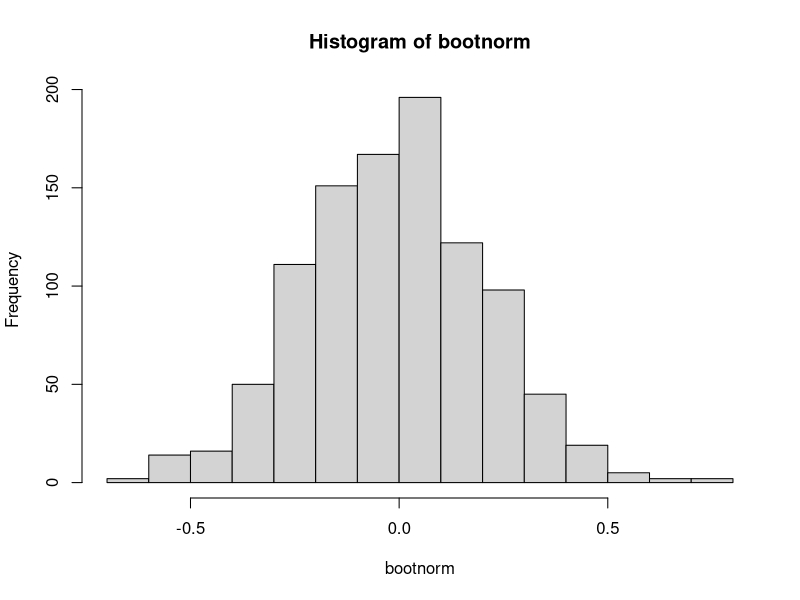
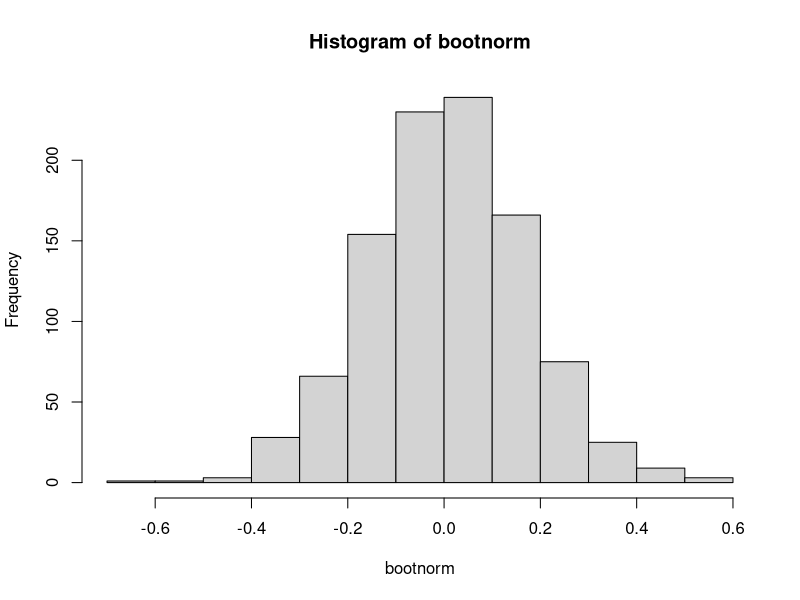

Reproduce these figures in R, in order.
## ---- chunk 1
n<-30
nsim<-1000
bootnorm<-numeric(nsim)
for (i in 1:nsim){
  x<-rnorm(n)
  bootnorm [i]<-median(x)
}
summary(bootnorm)
hist(bootnorm)
sd (x)
#using a second sample size
n<-60
nsim<-1000
bootnorm<-numeric(nsim)
for (i in 1:nsim){
  x<-rnorm(n)
  bootnorm [i]<-median(x)
}
summary(bootnorm)
hist(bootnorm)
sd (x)
#exponential distribution
n<-rexp(1000,1/50)



